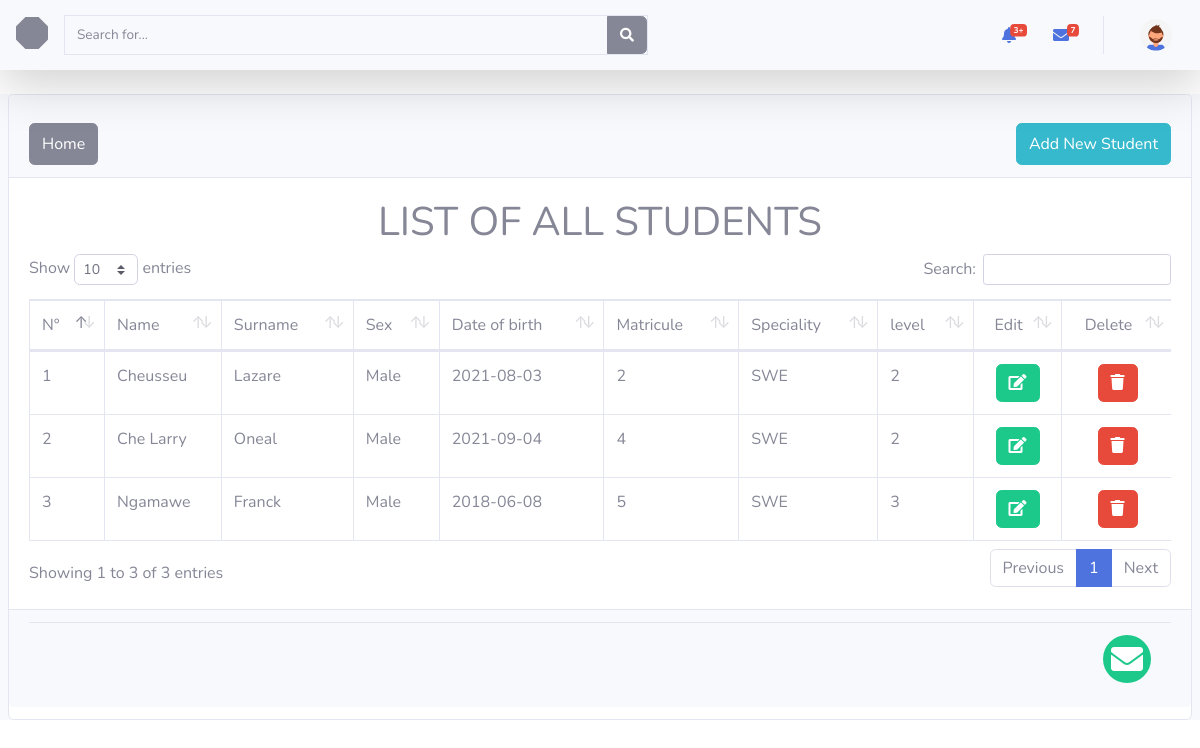
The app's page /SADMIN_GUI_1.0/display_student_list.php, older data.
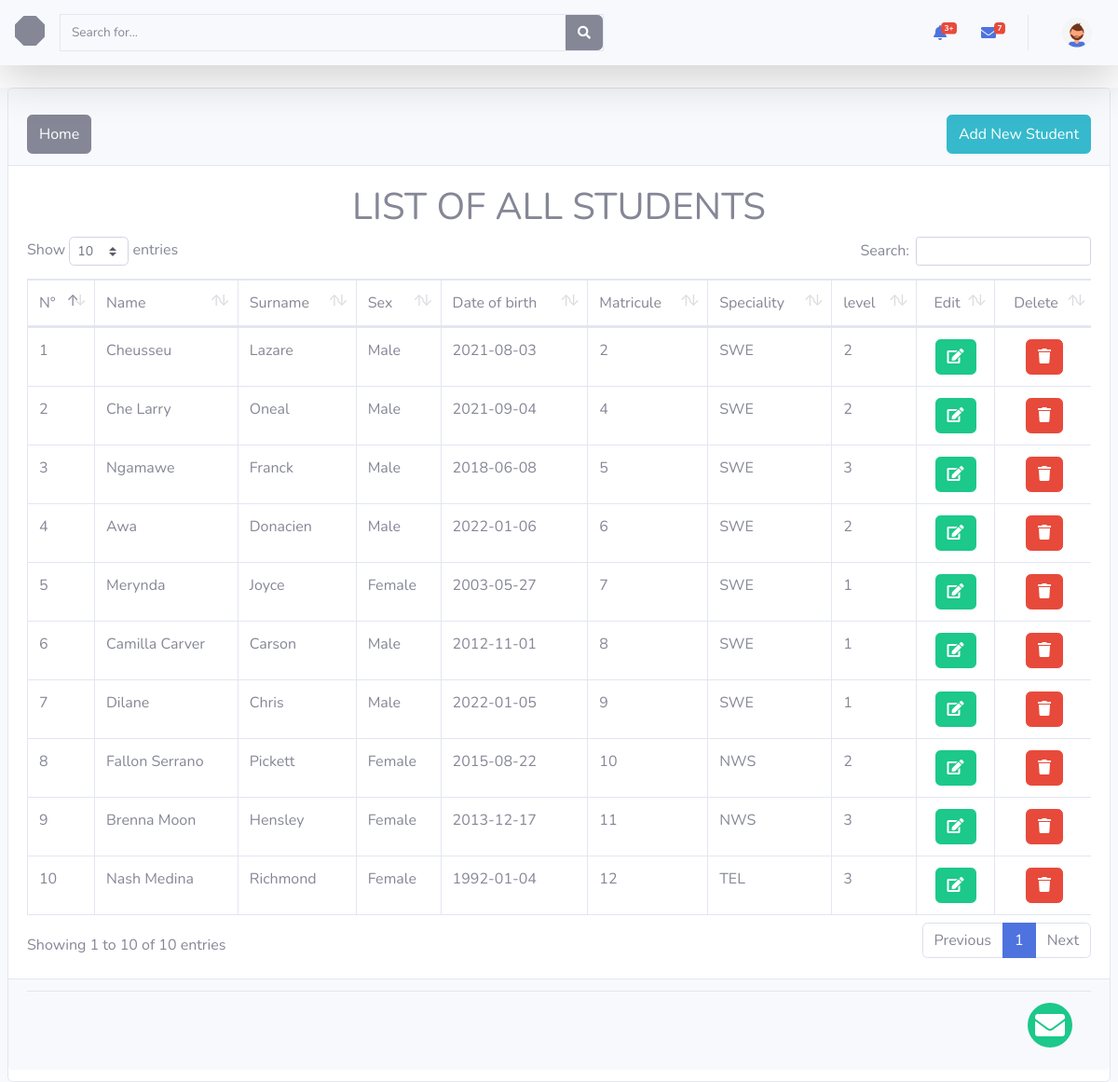
The same page, newer data.
### tables this page shows
CREATE TABLE `students` (
  `matricule` int(50) NOT NULL,
  `level` int(11) NOT NULL,
  `speciality` varchar(50) NOT NULL,
  `Department` varchar(30) NOT NULL,
  `id_person` int(11) NOT NULL,
  `function` varchar(30) DEFAULT NULL
);

CREATE TABLE `persons` (
  `id_person` int(11) NOT NULL,
  `name` varchar(50) NOT NULL,
  `surname` varchar(50) NOT NULL,
  `sex` varchar(10) NOT NULL,
  `date_of_birth` date NOT NULL,
  `login` varchar(50) DEFAULT NULL,
  `password` varchar(50) DEFAULT NULL,
  `person_type` int(30) NOT NULL
);

### SADMIN_GUI_1.0/display_student_list.php (the view, shortened to what this page needs)
<!DOCTYPE html>
<html lang="en">
<head>
    <link rel="stylesheet" href="../Myvendor1/bootstrap-4.0.0-dist/icons/font/bootstrap-icons.css">
    <link rel="stylesheet" href="../Myvendor1/fontawesome-free-5.15.3-web/fontawesome-free-5.15.3-web/css/all.css">
    <link href="../Myvendor1/datatables/dataTables.bootstrap4.min.css" rel="stylesheet">
    <link href="./css/sb-admin-2.min.css" rel="stylesheet">
    <link rel="stylesheet" href="./css/modal_fullscreen-bs5.css">
    <link rel="stylesheet" href="./css/text-style.css">
</head>
<body id="page-top">
    <?php
    require('../php/header.php');
    ?>
    <div id="wrapper">
        <div id="content-wrapper" class="">
            <div class="card mx-2 ">
                <div class="card-title ">
                    <div class="card-header d-sm-flex d-md-flex justify-content-between">
                        <div class=""><a href="SA_index.php" class="btn btn-secondary col py-2 mt-3">Home</a></div>
                        <div class=" "><button type="button" class="btn btn-info col py-2 mt-3" data-backdrop="static" data-toggle="modal" data-target="#Addstudent">Add New Student </button>
                        </div>
                    </div>
                    <div class="card-body d-sm-flex-column">
                        <div class="text-center ">
                            <h3 class="text-responsive">LIST OF ALL STUDENTS</h3>
                        </div>
                        <div class="scrollable" id="">
                            <table class="table table-bordered " id="dataTable"  cellspacing="0">
                                <thead>
                                    <tr>
                                        <td>N°</td>
                                        <td>Name</td>
                                        <td>Surname</td>
                                        <td>Sex</td>
                                        <td>Date of birth</td>
                                        <td>Matricule</td>
                                        <td>Speciality</td>
                                        <td>level</td>
                                        <td class="text-center"> Edit </td>
                                        <td class="text-center"> Delete </td>
                                    </tr>
                                </thead>
                                <tbody>
                                    <?php
                                    global $con;
                                    $i = 1;
                                    $query = "select distinct persons.id_person,persons.name,persons.surname,persons.sex,persons.date_of_birth, students.matricule,students.speciality,students.level from persons,students where persons.id_person=students.id_person";
                                    $result = mysqli_query($con, $query);
                                    while ($row = mysqli_fetch_assoc($result)) {
                                        echo '<tr>
                                            <td>' . $i . '</td>
                                            <td>' . $row['name'] . '</td>
                                            <td>' . $row['surname'] . '</td>
                                            <td>' . $row['sex'] . '</td>
                                            <td>' . $row['date_of_birth'] . '</td>
                                            <td>' . $row['matricule'] . '</td>
                                            <td>' . $row['speciality'] . '</td>
                                            <td>' . $row['level'] . '</td>
                                            <td class="text-center"><button class="btn btn-success " id="btn_edit_student" data-id =' . $row['id_person'] . '><span class ="fa fa-edit"></span></button></td>
                                            <td class="text-center"><button class="btn btn-danger" id="btn_delete_student" data-id1 =' . $row['id_person'] . '><span class ="fa fa-trash"></span></button></td>
                                        </tr>';
                                        $i = $i + 1;
                                    }
                                    ?>
                                </tbody>
                            </table>
                        </div>
                    </div>
                    <div class="card-footer">
                        <?php include('./php/main_footer.php'); ?>
                    </div>
                </div>
            </div>
        </div>
    </div>
</body>
</html>

### php/header.php (shortened to what this page needs)
<nav class="navbar navbar-expand navbar-secondary bg-light  topbar mb-4 sticky-top shadow-lg">
        <div class="brand d-none d-sm-none d-md-inline-block">
            <i class="bi bi-octagon-fill" style="font-size: 2.0rem;" ></i>
        </div>
        <div class="d-none d-sm-inline-block form-inline mr-auto ml-3 my-2 my-md-0 navbar-search w-50 border ">
            <div class="input-group">
                <input type="text" class="form-control bg-light border-0 small" placeholder="Search for..."
                    aria-label="Search" aria-describedby="basic-addon2">
                <div class="input-group-append">
                    <button class="btn btn-secondary" type="button">
                        <i class="fas fa-search fa-sm"></i>
                    </button>
                </div>
            </div>
        </div>
        <ul class="navbar-nav ml-auto">
            <li class="nav-item dropdown no-arrow mx-1">
                <a class="nav-link dropdown-toggle" href="#" id="alertsDropdown" role="button"
                    data-toggle="dropdown" aria-haspopup="true" aria-expanded="false">
                    <i class="fas fa-bell fa-fw"></i>
                    <span class="badge badge-danger badge-counter">3+</span>
                </a>
            </li>
            <li class="nav-item dropdown no-arrow mx-1">
                <a class="nav-link dropdown-toggle" href="#" id="messagesDropdown" role="button"
                    data-toggle="dropdown" aria-haspopup="true" aria-expanded="false">
                    <i class="fas fa-envelope fa-fw"></i>
                    <span class="badge badge-danger badge-counter">7</span>
                </a>
            </li>
            <li class="nav-item dropdown no-arrow">
                <a class="nav-link dropdown-toggle" href="#" id="userDropdown" role="button"
                    data-toggle="dropdown" aria-haspopup="true" aria-expanded="false">
                    <img class="img-profile rounded-circle"
                        src="../ADMIN GUI 2.0/img/undraw_profile_2.svg">
                </a>
            </li>
        </ul>
    </nav>

### SADMIN_GUI_1.0/php/main_footer.php (shortened to what this page needs)
<div class="card-footer d-sm-flex d-md-flex justify-content-between">
    <div class=""><span class="btn col py-2 mt-3"></span></div>
    <div class=" text-right"><span class="fas fa-envelope fa-2x  text-white rounded-circle bg-success p-2"></span>
    </div>
</div>

### SADMIN_GUI_1.0/css/text-style.css (style rules this page uses)
@media screen and (min-width: 230px) { .text-responsive { font-size: 24px; } }
@media screen and (min-width: 713px) { .text-responsive { font-size: 30px; } }
@media screen and (min-width: 879px) { .text-responsive { font-size: 40px; } }
.scrollable { width: 100%; overflow-x:scroll; }

Row changes from the older to the newer data that the page shows:
added students: id_person.name "Awa", id_person.surname "Donacien", id_person.sex "Male", id_person.date_of_birth "2022-01-06", matricule "6", speciality "SWE", level "2"
added students: id_person.name "Merynda", id_person.surname "Joyce", id_person.sex "Female", id_person.date_of_birth "2003-05-27", matricule "7", speciality "SWE", level "1"
added students: id_person.name "Camilla Carver", id_person.surname "Carson", id_person.sex "Male", id_person.date_of_birth "2012-11-01", matricule "8", speciality "SWE", level "1"
added students: id_person.name "Dilane", id_person.surname "Chris", id_person.sex "Male", id_person.date_of_birth "2022-01-05", matricule "9", speciality "SWE", level "1"
added students: id_person.name "Fallon Serrano", id_person.surname "Pickett", id_person.sex "Female", id_person.date_of_birth "2015-08-22", matricule "10", speciality "NWS", level "2"
added students: id_person.name "Brenna Moon", id_person.surname "Hensley", id_person.sex "Female", id_person.date_of_birth "2013-12-17", matricule "11", speciality "NWS", level "3"
added students: id_person.name "Nash Medina", id_person.surname "Richmond", id_person.sex "Female", id_person.date_of_birth "1992-01-04", matricule "12", speciality "TEL", level "3"
Text that changed along with them:
text written by a page script: "Show entries Search: Showing 1 to 3 of 3 entries Previous 1 Next" → "Show entries Search: Showing 1 to 10 of 10 entries Previous 1 Next"
